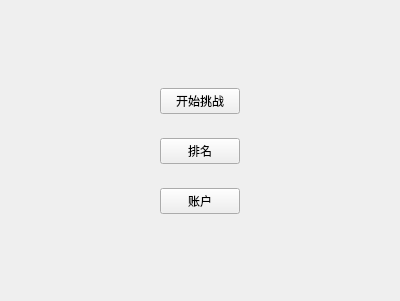
<?xml version="1.0" encoding="UTF-8"?>
<ui version="4.0">
 <class>Game</class>
 <widget class="QWidget" name="Game">
  <property name="geometry">
   <rect>
    <x>0</x>
    <y>0</y>
    <width>400</width>
    <height>301</height>
   </rect>
  </property>
  <property name="windowTitle">
   <string>Form</string>
  </property>
  <layout class="QVBoxLayout" name="verticalLayout">
   <item>
    <spacer name="verticalSpacer">
     <property name="orientation">
      <enum>Qt::Vertical</enum>
     </property>
     <property name="sizeHint" stdset="0">
      <size>
       <width>20</width>
       <height>40</height>
      </size>
     </property>
    </spacer>
   </item>
   <item>
    <widget class="QWidget" name="widget" native="true">
     <layout class="QHBoxLayout" name="horizontalLayout">
      <item>
       <spacer name="horizontalSpacer_2">
        <property name="orientation">
         <enum>Qt::Horizontal</enum>
        </property>
        <property name="sizeHint" stdset="0">
         <size>
          <width>40</width>
          <height>20</height>
         </size>
        </property>
       </spacer>
      </item>
      <item>
       <widget class="QPushButton" name="startBtn">
        <property name="text">
         <string>开始挑战</string>
        </property>
       </widget>
      </item>
      <item>
       <spacer name="horizontalSpacer">
        <property name="orientation">
         <enum>Qt::Horizontal</enum>
        </property>
        <property name="sizeHint" stdset="0">
         <size>
          <width>40</width>
          <height>20</height>
         </size>
        </property>
       </spacer>
      </item>
     </layout>
    </widget>
   </item>
   <item>
    <widget class="QWidget" name="widget_2" native="true">
     <layout class="QHBoxLayout" name="horizontalLayout_2">
      <item>
       <spacer name="horizontalSpacer_3">
        <property name="orientation">
         <enum>Qt::Horizontal</enum>
        </property>
        <property name="sizeHint" stdset="0">
         <size>
          <width>40</width>
          <height>20</height>
         </size>
        </property>
       </spacer>
      </item>
      <item>
       <widget class="QPushButton" name="rankBtn">
        <property name="text">
         <string>排名</string>
        </property>
       </widget>
      </item>
      <item>
       <spacer name="horizontalSpacer_4">
        <property name="orientation">
         <enum>Qt::Horizontal</enum>
        </property>
        <property name="sizeHint" stdset="0">
         <size>
          <width>40</width>
          <height>20</height>
         </size>
        </property>
       </spacer>
      </item>
     </layout>
    </widget>
   </item>
   <item>
    <widget class="QWidget" name="widget_3" native="true">
     <layout class="QHBoxLayout" name="horizontalLayout_3">
      <item>
       <spacer name="horizontalSpacer_5">
        <property name="orientation">
         <enum>Qt::Horizontal</enum>
        </property>
        <property name="sizeHint" stdset="0">
         <size>
          <width>40</width>
          <height>20</height>
         </size>
        </property>
       </spacer>
      </item>
      <item>
       <widget class="QPushButton" name="accountBtn">
        <property name="text">
         <string>账户</string>
        </property>
       </widget>
      </item>
      <item>
       <spacer name="horizontalSpacer_6">
        <property name="orientation">
         <enum>Qt::Horizontal</enum>
        </property>
        <property name="sizeHint" stdset="0">
         <size>
          <width>40</width>
          <height>20</height>
         </size>
        </property>
       </spacer>
      </item>
     </layout>
    </widget>
   </item>
   <item>
    <spacer name="verticalSpacer_2">
     <property name="orientation">
      <enum>Qt::Vertical</enum>
     </property>
     <property name="sizeHint" stdset="0">
      <size>
       <width>20</width>
       <height>40</height>
      </size>
     </property>
    </spacer>
   </item>
  </layout>
 </widget>
 <resources/>
 <connections/>
</ui>
